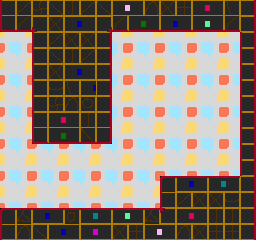

A 2D game scene composited from a Tiled map and its tileset images. What follows is a short description and the map's XML, with every tile layer's data as written:
An orthogonal 16x15 tile map with 16x16 px tiles, 2 tile layers (back, front) and 3 objects (Prisoner, Door).

<map version="1.0" orientation="orthogonal" width="16" height="15" tilewidth="16" tileheight="16">
 <tileset firstgid="1" name="tiles1" tilewidth="16" tileheight="16">
  <image source="../tiles0.gif" trans="ff00ff" width="256" height="256" />
 </tileset>
 <layer name="back" width="16" height="15">
  <data encoding="csv">
130,129,130,129,130,129,130,129,130,129,130,129,130,129,130,129,
146,145,146,145,146,145,146,145,146,145,146,145,146,145,146,145,
130,129,130,129,130,129,130,129,130,129,130,129,130,129,130,129,
146,145,146,145,146,145,146,145,146,145,146,145,146,145,146,145,
130,129,130,129,130,129,130,129,130,129,130,129,130,129,130,129,
146,145,146,145,146,145,146,145,146,145,146,145,146,145,146,145,
130,129,130,129,130,129,130,129,130,129,130,129,130,129,130,129,
146,145,146,145,146,145,146,145,146,145,146,145,146,145,146,145,
130,129,130,129,130,129,130,129,130,129,130,129,130,129,130,129,
146,145,146,145,146,145,146,145,146,145,146,145,146,145,146,145,
130,129,130,129,130,129,130,129,130,129,130,129,130,129,130,129,
146,145,146,145,146,145,146,145,146,145,146,145,146,145,146,145,
130,129,130,129,130,129,130,129,130,129,130,129,130,129,130,129,
146,145,146,145,146,145,146,145,146,145,146,145,146,145,146,145,
130,129,130,129,130,129,130,129,130,129,130,129,130,129,130,129
</data>
 </layer>
 <layer name="front" width="16" height="15">
  <data encoding="csv">
97,98,118,99,100,98,99,85,86,119,115,116,81,82,103,104,
17,22,149,115,67,68,150,22,1,2,3,4,5,6,22,104,
0,0,97,98,115,115,104,0,0,0,0,0,0,0,0,184,
0,0,113,99,100,98,120,0,0,0,0,0,0,0,0,168,
0,0,97,115,67,68,104,0,0,0,0,0,0,0,0,184,
0,0,97,102,103,67,120,0,0,0,0,0,0,0,0,168,
0,0,113,118,119,114,104,0,0,0,0,0,0,0,0,184,
0,0,113,81,82,100,120,0,0,0,0,0,0,0,0,168,
0,0,17,1,2,21,24,0,0,0,0,0,0,0,0,184,
0,0,0,0,0,0,0,0,0,0,0,0,0,0,0,168,
0,0,0,0,0,0,0,0,0,0,0,0,0,0,0,184,
0,0,0,0,0,0,0,0,0,0,33,51,52,55,56,104,
0,0,0,0,0,0,0,0,0,0,97,98,115,115,102,104,
33,39,51,52,34,55,56,53,54,39,133,81,82,100,100,104,
113,119,99,67,68,87,88,115,116,85,86,119,115,116,116,120
</data>
 </layer>
 <objectgroup name="lines" width="16" height="15">
  <properties>
   <property name="map_tile" value="13" />
   <property name="rarity" value="0" />
   <property name="tags" value="[&quot;prison_w&quot;]" />
  </properties>
  <object x="16" y="32">
   <polyline points="-16,0 16,0 16,112 96,112 96,0 224,0 224,144 144,144 144,176 -16,176" />
  </object>
 </objectgroup>
 <objectgroup name="objects" width="16" height="15">
  <object name="Prisoner" gid="232" x="192" y="160" />
  <object name="Door" gid="232" x="96" y="184" />
 </objectgroup>
</map>
